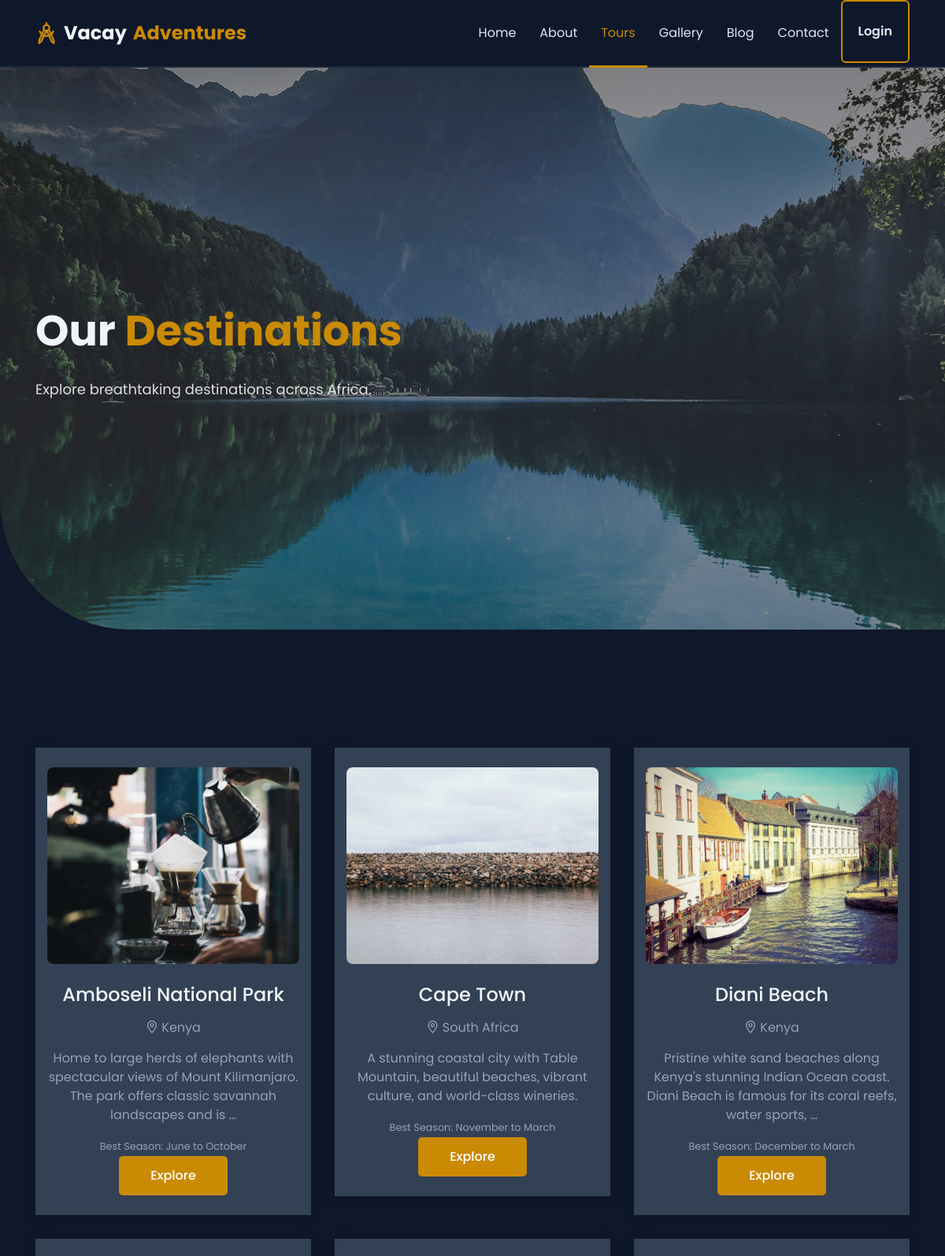
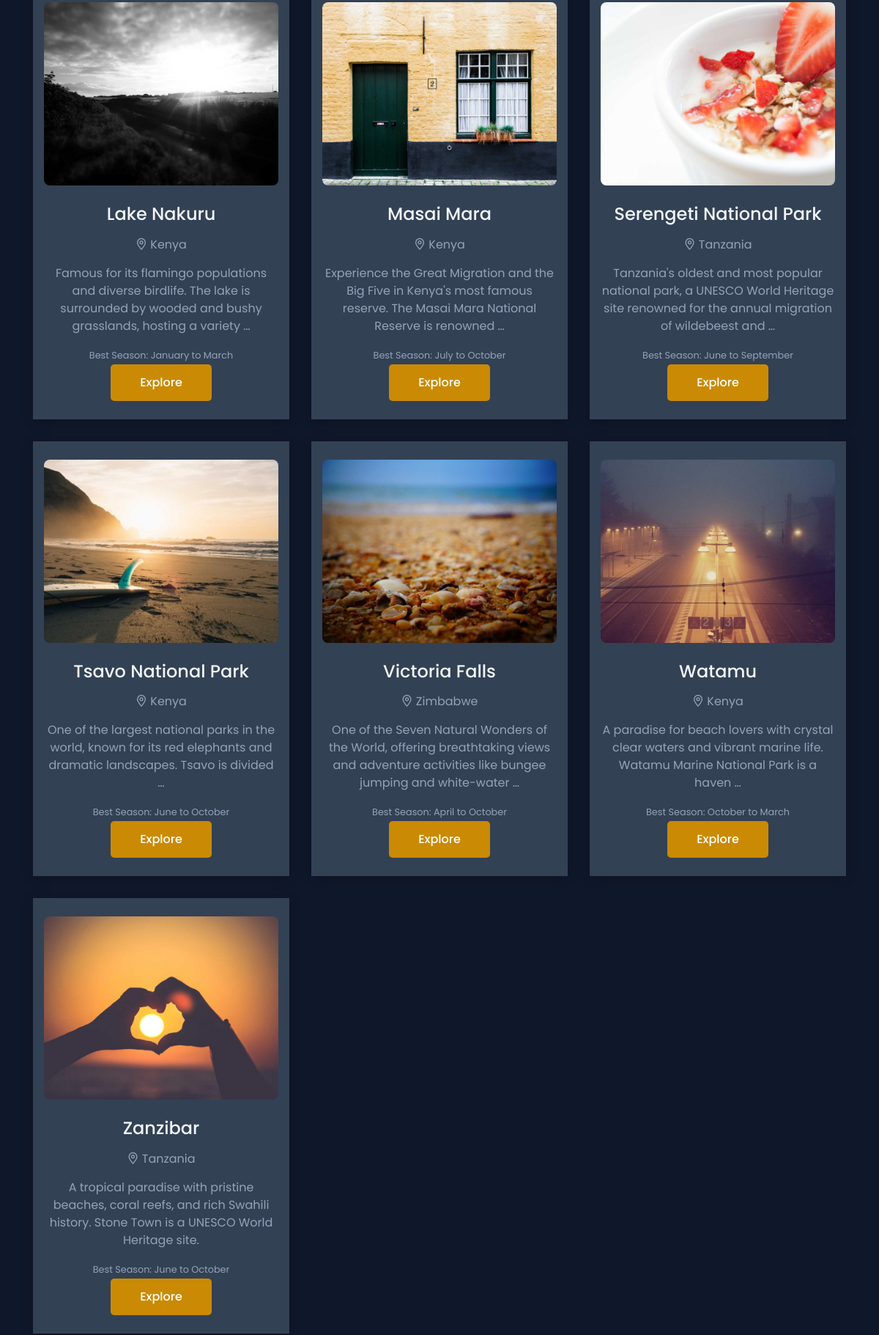
/destinations/ (upper part), run on the app's committed database (2 pictures, top to bottom).
### tours/models.py (models this page shows, shortened)
class Destination(models.Model):
    STATUS_CHOICES = [('draft', 'Draft'), ('published', 'Published')]
    name = models.CharField(max_length=200)
    slug = models.SlugField(unique=True, blank=True)
    description = models.TextField()
    featured_image = models.ImageField(upload_to='destinations/')
    country = models.CharField(max_length=100)
    city = models.CharField(max_length=100, blank=True)
    latitude = models.FloatField(blank=True, null=True)
    longitude = models.FloatField(blank=True, null=True)
    best_season = models.CharField(max_length=200, blank=True)
    status = models.CharField(max_length=20, choices=STATUS_CHOICES, default='published')
    created_at = models.DateTimeField(auto_now_add=True)
    updated_at = models.DateTimeField(auto_now=True)
    class Meta:
        ordering = ['name']

### tours/views.py (the view)
# urls.py: path('destinations/', views.destination_list, name='destination_list'),
def destination_list(request):
    destinations = Destination.objects.filter(status='published')
    return render(request, 'tours/destination_list.html', {'destinations': destinations})

### core/context_processors.py (called while the page is built)
def site_settings(request):
    try:
        settings = SiteSetting.objects.first()
    except:
        settings = None
    return {'site_settings': settings}

### templates/tours/destination_list.html (shortened to what this page needs)
{% extends 'base.html' %}
{% load static %}
{% block hero %}
<section class="header_area">
    <div id="home" class="header_slider">
        <div class="single_slider bg_cover d-flex align-items-center" style="background-image: url({% static 'images/hero-area.jpg' %})">
            <div class="container">
                <div class="row">
                    <div class="col-lg-6 col-md-8">
                        <div class="slider_content">
                            <h2 class="slider_title wow fadeInLeftBig" data-wow-duration="1.3s" data-wow-delay="0.2s">Our <span>Destinations</span></h2>
                            <p class="wow fadeInLeftBig" data-wow-duration="1.3s" data-wow-delay="0.5s">Explore breathtaking destinations across Africa.</p>
                        </div>
                    </div>
                </div>
            </div>
        </div>
    </div>
</section>
{% endblock %}
{% block content %}
<section class="pt-120 pb-130">
    <div class="container">
        <div class="row">
            {% for destination in destinations %}
            <div class="col-lg-4 col-sm-6">
                <div class="single_service mt-30 text-center">
                    <div class="services_icon">
                        <img src="{{ destination.featured_image.url }}" alt="{{ destination.name }}" style="width:100%;height:250px;object-fit:cover;border-radius:8px;">
                    </div>
                    <div class="services_content">
                        <h4 class="title">{{ destination.name }}</h4>
                        <p><i class="lni lni-map-marker"></i> {{ destination.country }}{% if destination.city %}, {{ destination.city }}{% endif %}</p>
                        <p>{{ destination.description|truncatewords:20 }}</p>
                        {% if destination.best_season %}<p><small>Best Season: {{ destination.best_season }}</small></p>{% endif %}
                        <a href="{% url 'destination_detail' destination.slug %}" class="main-btn">Explore</a>
                    </div>
                </div>
            </div>
            {% empty %}
            <div class="col-12 text-center"><p>No destinations available.</p></div>
            {% endfor %}
        </div>
    </div>
</section>
{% endblock %}

### static/css/default.css (style rules this page uses)
.mt-30 { margin-top: 30px; }
.pt-120 { padding-top: 120px; }
.pb-130 { padding-bottom: 130px; }

### static/css/style.css (style rules this page uses)
body { font-family: "Poppins", sans-serif; font-weight: normal; font-style: normal; color: #747E88; }
* { margin: 0; padding: 0; -webkit-box-sizing: border-box; box-sizing: border-box; }
img { max-width: 100%; }
a { color: #ca8a04; }
i, span, a { display: inline-block; }
audio, canvas, iframe, img, svg, video { vertical-align: middle; }
h1, h2, h3, h4, h5, h6 { font-family: "Poppins", sans-serif; font-weight: 700; color: #38424D; margin: 0px; }
h2 { font-size: 36px; }
h4 { font-size: 22px; }
p { font-size: 16px; font-weight: 400; line-height: 24px; color: #747E88; margin: 0px; }
.bg_cover { background-position: center center; background-size: cover; background-repeat: no-repeat; width: 100%; height: 100%; }
.main-btn { display: inline-block; font-weight: 500; text-align: center; white-space: nowrap; vertical-align: middle; -webkit-user-select: none; -moz-user-select: none; -ms-user-select: none; user-select: none; border: 0; padding: 0 40px; font-size: 16px; height: 50px; line-height: 50px; border-radius: 5px; color: #fff; cursor: pointer; z-index: 5; -webkit-transition: all 0.4s ease-out 0s; transition: all 0.4s ease-out 0s; background-color: #ca8a04; }
.single_slider { height: 800px; position: relative; overflow: hidden; border-bottom-left-radius: 165px; }
.single_slider::before { position: absolute; content: ''; background-color: rgba(56, 66, 77, 0.24); width: 100%; height: 100%; left: 0; top: 0; }
.slider_content { padding-top: 80px; }
.slider_content .slider_title { font-size: 54px; color: #fff; margin-top: 15px; }
.slider_content p { font-size: 18px; color: #fff; margin-top: 30px; }
.single_service { -webkit-box-shadow: 0px 0px 15px 0px rgba(173, 206, 243, 0.1); box-shadow: 0px 0px 15px 0px rgba(173, 206, 243, 0.1); padding: 25px 15px; background-color: #fff; -webkit-transition: all 0.3s ease-out 0s; transition: all 0.3s ease-out 0s; }
.single_service .services_content .title { margin-top: 25px; color: #38424D; -webkit-transition: all 0.3s ease-out 0s; transition: all 0.3s ease-out 0s; font-size: 24px; font-weight: 500; }
.single_service .services_content p { margin-top: 15px; }

### static/css/dark-theme.css (style rules this page uses)
.dark-theme { background: #0f172a; color: #cbd5e1; }
.dark-theme h1, .dark-theme h2, .dark-theme h3, .dark-theme h4, .dark-theme h5, .dark-theme h6, .dark-theme .slider_content h2, .dark-theme .slider_content p, .dark-theme .blog_title a, .dark-theme .section_title .title, .dark-theme .single_counter span, .dark-theme .destination_content .title a, .dark-theme .services_content .title, .dark-theme .blog_title a, .dark-theme .blog_share span, .dark-theme .card-title { color: #f1f5f9 !important; }
.dark-theme p, .dark-theme li, .dark-theme .blog_meta ul li, .dark-theme .footer_about p, .dark-theme .footer_subscribe p, .dark-theme .blog_content p { color: #cbd5e1 !important; }
.dark-theme a, .dark-theme .more, .dark-theme .blog-readmore { color: #ca8a04 !important; }
.dark-theme .single_blog, .dark-theme .single_testimonial, .dark-theme .single_service, .dark-theme .single_counter, .dark-theme .destination_content, .dark-theme .blog-grid-card, .dark-theme .sidebar-card, .dark-theme .similar-post-card, .dark-theme .similar-card, .dark-theme .tour-grid-card, .dark-theme .card, .dark-theme .blog_sidebar, .dark-theme .single_gallery, .dark-theme .card-admin, .dark-theme .stat-card, .dark-theme .table-admin, .dark-theme .page-header, .dark-theme .form-admin .form-group label { background: #334155 !important; box-shadow: 0 2px 15px rgba(0,0,0,0.2) !important; }
.dark-theme .blog-meta, .dark-theme .blog_meta ul li, .dark-theme .blog_meta ul li a, .dark-theme .blog-excerpt, .dark-theme .sp-meta, .dark-theme .card-text, .dark-theme small, .dark-theme .text-muted, .dark-theme .help-text, .dark-theme .blog_content p, .dark-theme .blog_content .blog_meta ul li, .dark-theme .destination_content p, .dark-theme .services_content p, .dark-theme .price-original { color: #94a3b8 !important; }
.dark-theme .main-btn { background: #ca8a04 !important; color: #fff !important; }
.dark-theme .slider_content p { color: rgba(255,255,255,0.85) !important; }

### data on the page
Destination: featured_image (picture), name "Amboseli National Park", country "Kenya", description "Home to large herds of elephants with spectacular views of Mount Kilimanjaro. The park offers classic savannah landscapes and is …", best_season "June to October"
Destination: featured_image (picture), name "Cape Town", country "South Africa", description "A stunning coastal city with Table Mountain, beautiful beaches, vibrant culture, and world-class wineries.", best_season "November to March"
Destination: featured_image (picture), name "Diani Beach", country "Kenya", description "Pristine white sand beaches along Kenya's stunning Indian Ocean coast. Diani Beach is famous for its coral reefs, water sports, …", best_season "December to March"
Destination: featured_image (picture), name "Lake Nakuru", country "Kenya", description "Famous for its flamingo populations and diverse birdlife. The lake is surrounded by wooded and bushy grasslands, hosting a variety …", best_season "January to March"
Destination: featured_image (picture), name "Masai Mara", country "Kenya", description "Experience the Great Migration and the Big Five in Kenya's most famous reserve. The Masai Mara National Reserve is renowned …", best_season "July to October"
Destination: featured_image (picture), name "Serengeti National Park", country "Tanzania", description "Tanzania's oldest and most popular national park, a UNESCO World Heritage site renowned for the annual migration of wildebeest and …", best_season "June to September"
Destination: featured_image (picture), name "Tsavo National Park", country "Kenya", description "One of the largest national parks in the world, known for its red elephants and dramatic landscapes. Tsavo is divided …", best_season "June to October"
Destination: featured_image (picture), name "Victoria Falls", country "Zimbabwe", description "One of the Seven Natural Wonders of the World, offering breathtaking views and adventure activities like bungee jumping and white-water …", best_season "April to October"
Destination: featured_image (picture), name "Watamu", country "Kenya", description "A paradise for beach lovers with crystal clear waters and vibrant marine life. Watamu Marine National Park is a haven …", best_season "October to March"
Destination: featured_image (picture), name "Zanzibar", country "Tanzania", description "A tropical paradise with pristine beaches, coral reefs, and rich Swahili history. Stone Town is a UNESCO World Heritage site.", best_season "June to October"
